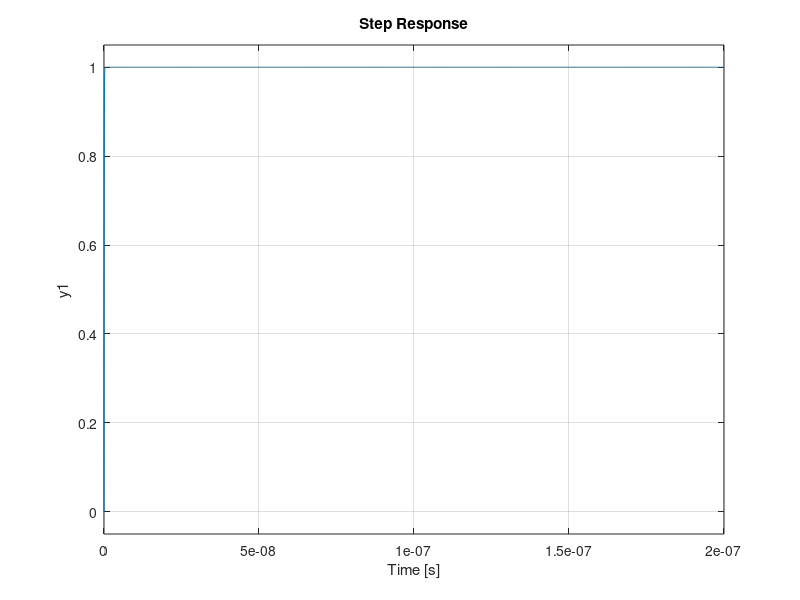

MATLAB code for this plot: (Note: this script raises an error after producing the figure.)
%Part 2
Vref = 18;
Vin = 24;
RLoad = 100;
D = 1;
L = 1.7*10^-3;
C = 0.75*10^-6;
RL = 0.08;
RC = 0.03;
fs = 50*10^3;

%open_system('BuckConverter')


buckN = [Vin/(L*C)];
buckD = [1 ((1/(RLoad*C))+(RL/L)) ((1/L*C)+(RL/RLoad*L*C))];
G = tf(buckN, buckD);
H = 1

%% PID Tuner
close all; 

Kp = 10;
Ki = 1;
Kd = 1;

C = pid(Kp, Ki, Kd);
T = feedback(C*G, H);
step(T);
stepinfo(T)